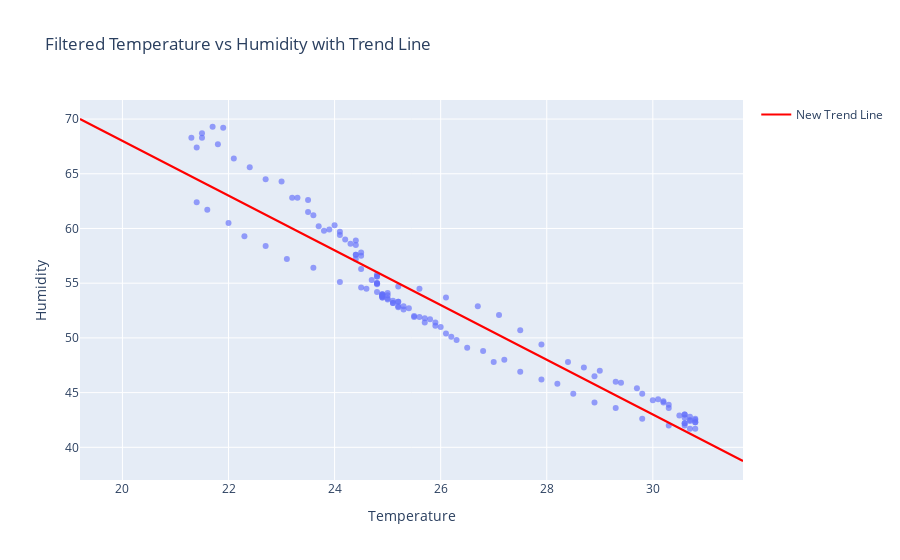

Notebook code cell kept with this figure:
### Code cell
# Create scatter plot for filtered data
fig = px.scatter(filtered_df, x='Temperature', y='Humidity', opacity=0.65, labels={'x': "Temperature", 'y': "Humidity"}, title="Filtered Temperature vs Humidity with Trend Line")

# Add new trend line
fig.add_traces(go.Scatter(x=test_temps.flatten(), y=filtered_predicted_humidity, mode='lines', name='New Trend Line', line=dict(color='red')))

# Show the interactive plot
fig.show()

### Figure 1 — Plotly figure (JSON) as saved in the notebook; plotly's stock layout.template omitted (floating-point values rounded to 4 significant figures; data arrays with more than 128 entries replaced by an {"elided": "..."} marker saying what was removed)
{"data": [{"hovertemplate": "Temperature=%{x}<br>Humidity=%{y}<extra></extra>", "legendgroup": "", "marker": {"color": "#636efa", "opacity": 0.65, "symbol": "circle"}, "mode": "markers", "name": "", "orientation": "v", "showlegend": false, "type": "scatter", "x": {"elided": "134 float values"}, "xaxis": "x", "y": {"elided": "134 float values"}, "yaxis": "y"}, {"line": {"color": "red"}, "mode": "lines", "name": "New Trend Line", "type": "scatter", "x": [19.2, 19.33, 19.45, 19.58, 19.71, 19.83, 19.96, 20.08, 20.21, 20.34, 20.46, 20.59, 20.72, 20.84, 20.97, 21.09, 21.22, 21.35, 21.47, 21.6, 21.73, 21.85, 21.98, 22.1, 22.23, 22.36, 22.48, 22.61, 22.74, 22.86, 22.99, 23.11, 23.24, 23.37, 23.49, 23.62, 23.75, 23.87, 24.0, 24.12, 24.25, 24.38, 24.5, 24.63, 24.76, 24.88, 25.01, 25.13, 25.26, 25.39, 25.51, 25.64, 25.77, 25.89, 26.02, 26.14, 26.27, 26.4, 26.52, 26.65, 26.78, 26.9, 27.03, 27.15, 27.28, 27.41, 27.53, 27.66, 27.79, 27.91, 28.04, 28.16, 28.29, 28.42, 28.54, 28.67, 28.8, 28.92, 29.05, 29.17, 29.3, 29.43, 29.55, 29.68, 29.81, 29.93, 30.06, 30.18, 30.31, 30.44, 30.56, 30.69, 30.82, 30.94, 31.07, 31.19, 31.32, 31.45, 31.57, 31.7], "y": [70.0, 69.69, 69.37, 69.06, 68.74, 68.43, 68.11, 67.79, 67.48, 67.16, 66.85, 66.53, 66.22, 65.9, 65.58, 65.27, 64.95, 64.64, 64.32, 64.01, 63.69, 63.37, 63.06, 62.74, 62.43, 62.11, 61.8, 61.48, 61.16, 60.85, 60.53, 60.22, 59.9, 59.59, 59.27, 58.95, 58.64, 58.32, 58.01, 57.69, 57.38, 57.06, 56.74, 56.43, 56.11, 55.8, 55.48, 55.17, 54.85, 54.53, 54.22, 53.9, 53.59, 53.27, 52.96, 52.64, 52.33, 52.01, 51.69, 51.38, 51.06, 50.75, 50.43, 50.12, 49.8, 49.48, 49.17, 48.85, 48.54, 48.22, 47.91, 47.59, 47.27, 46.96, 46.64, 46.33, 46.01, 45.7, 45.38, 45.06, 44.75, 44.43, 44.12, 43.8, 43.49, 43.17, 42.85, 42.54, 42.22, 41.91, 41.59, 41.28, 40.96, 40.64, 40.33, 40.01, 39.7, 39.38, 39.07, 38.75]}], "layout": {"legend": {"tracegroupgap": 0}, "title": {"text": "Filtered Temperature vs Humidity with Trend Line"}, "xaxis": {"anchor": "y", "domain": [0, 1], "title": {"text": "Temperature"}}, "yaxis": {"anchor": "x", "domain": [0, 1], "title": {"text": "Humidity"}}}}
